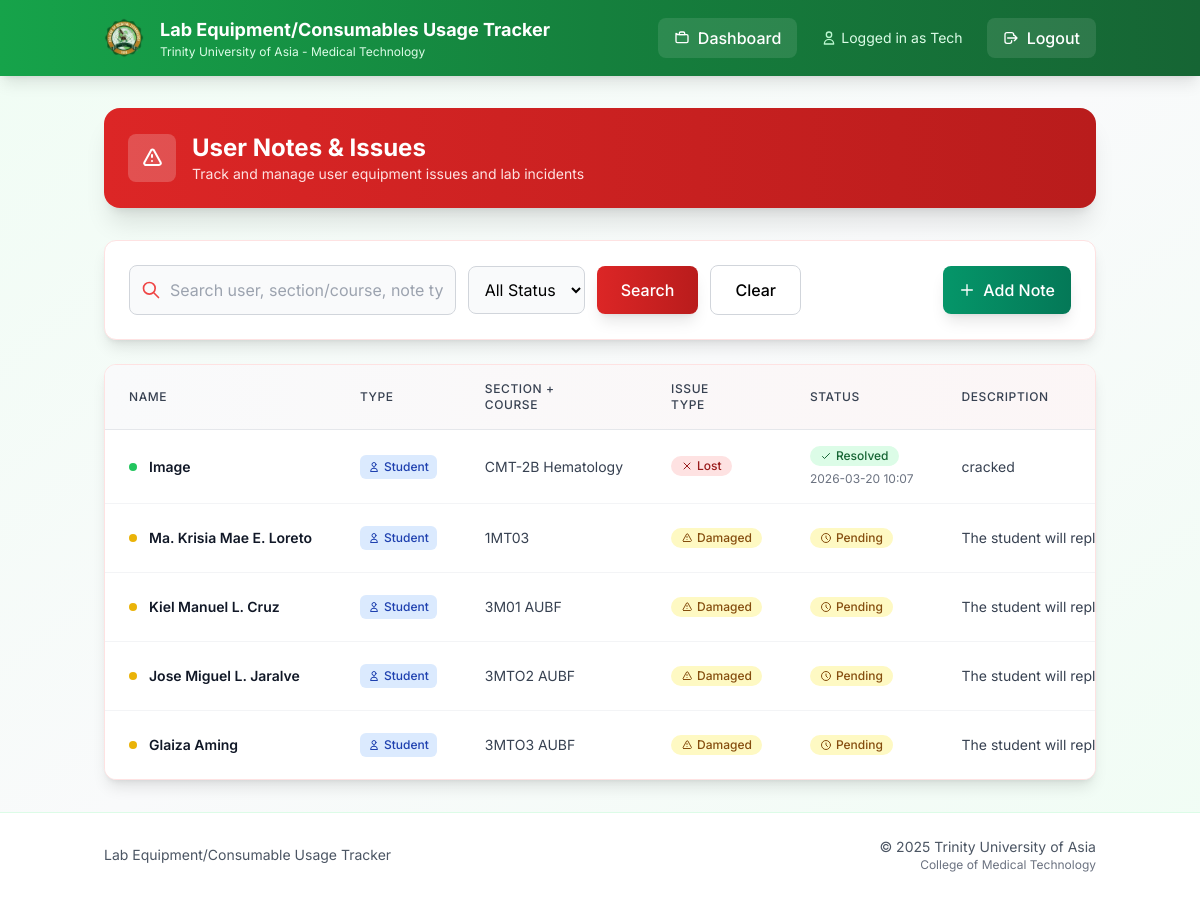
Page /notes (signed in) on the committed database.
### models.py (models this page shows)
class StudentNote(db.Model):
    id = db.Column(db.Integer, primary_key=True)
    person_name = db.Column(db.String(100), nullable=False)
    person_number = db.Column(db.String(20), nullable=False)
    person_type = db.Column(db.String(20), nullable=False)  # 'student' or 'faculty'
    section_course = db.Column(db.String(150), nullable=False)
    note_type = db.Column(db.String(20), nullable=False)  # 'lost', 'damaged', 'other'
    description = db.Column(db.Text, nullable=False)
    equipment_id = db.Column(db.Integer, db.ForeignKey('equipment.id'), nullable=True)
    consumable_id = db.Column(db.Integer, db.ForeignKey('consumable.id'), nullable=True)
    created_by = db.Column(db.Integer, db.ForeignKey('user.id'), nullable=False)
    created_at = db.Column(db.DateTime, default=db.func.current_timestamp())
    status = db.Column(db.String(20), nullable=False, default='pending')  # 'pending' or 'resolved'
    resolved_at = db.Column(db.DateTime, nullable=True)
    resolved_by = db.Column(db.Integer, db.ForeignKey('user.id'), nullable=True)
    equipment = db.relationship('Equipment', backref='student_notes')
    consumable = db.relationship('Consumable', backref='student_notes')
    creator = db.relationship('User', foreign_keys=[created_by], backref='created_notes')
    resolver = db.relationship('User', foreign_keys=[resolved_by], backref='resolved_notes')

### app.py (the view, shortened to what this page needs)
@app.route('/notes')
def student_notes():
    if session.get('role') not in ['admin', 'tech']:
        return redirect(url_for('dashboard'))
    q = request.args.get('q', '').strip()
    sort = request.args.get('sort', 'created_at')
    direction = request.args.get('dir', 'desc').lower()
    direction = 'desc' if direction == 'desc' else 'asc'
    status_filter = request.args.get('status', 'all')
    sortable_fields = {
        'person_name', 'person_type', 'section_course',
        'note_type', 'description', 'related_item', 'reported_by', 'created_at', 'status'
    }
    if sort not in sortable_fields:
        sort = 'created_at'
    total_notes = StudentNote.query.count()
    total_users = User.query.count()
    print(f"Total notes: {total_notes}")
    print(f"Total users: {total_users}")
    all_notes = StudentNote.query.all()
    for note in all_notes:
        user = User.query.get(note.created_by)
        print(f"Note {note.id}: created_by={note.created_by}, user exists: {user is not None}")
        if user:
            print(f"  User: {user.username}")
    query = (StudentNote.query
             .outerjoin(Equipment, StudentNote.equipment_id == Equipment.id)
             .outerjoin(Consumable, StudentNote.consumable_id == Consumable.id)
             .outerjoin(User, StudentNote.created_by == User.id))
    notes_after_joins = query.count()
    print(f"Notes after joins: {notes_after_joins}")
    related_item_col = func.coalesce(Equipment.description, Consumable.description)
    reported_by_col = User.username
    if status_filter != 'all':
        query = query.filter(StudentNote.status == status_filter)
        print(f"Filtering by status: {status_filter}")
    if sort == 'related_item':
        sort_col = related_item_col
    elif sort == 'reported_by':
        sort_col = reported_by_col
    else:
        sort_col = getattr(StudentNote, sort)
    query = query.order_by(sort_col.desc() if direction == 'desc' else sort_col.asc())
    notes = query.all()
    print("Final notes count:")
    print(len(notes))
    return render_template('student_notes.html', notes=notes, q=q, sort=sort, dir=direction, status_filter=status_filter)

### templates/student_notes.html (shortened to what this page needs)
{% extends "base.html" %}
{% block content %}
<div class="bg-gradient-to-r from-red-600 to-red-700 rounded-2xl shadow-xl text-white p-6 mb-8 medical-shadow-lg">
  <div class="flex items-center justify-between flex-wrap gap-4">
    <div class="flex items-center space-x-4">
      <div class="h-12 w-12 bg-white bg-opacity-20 rounded-lg flex items-center justify-center">
        <svg class="h-6 w-6 text-white" fill="none" stroke="currentColor" viewBox="0 0 24 24">
          <path stroke-linecap="round" stroke-linejoin="round" stroke-width="2" d="M12 9v2m0 4h.01m-6.938 4h13.856c1.54 0 2.502-1.667 1.732-2.5L13.732 4c-.77-.833-1.732-.833-2.464 0L4.35 16.5c-.77.833.192 2.5 1.732 2.5z"/>
        </svg>
      </div>
      <div>
        <h1 class="text-2xl font-bold">User Notes & Issues</h1>
        <p class="text-red-100 text-sm">Track and manage user equipment issues and lab incidents</p>
      </div>
    </div>
  </div>
</div>
<div class="bg-white rounded-xl shadow-lg border border-red-100 p-6 mb-6 medical-shadow">
  <div class="flex flex-col lg:flex-row lg:items-center lg:justify-between gap-4">
    <div class="flex-1 max-w-2xl">
      <form method="GET" action="{{ url_for('student_notes') }}" class="flex items-center gap-3">
        <div class="relative flex-1">
          <div class="absolute inset-y-0 left-0 pl-3 flex items-center pointer-events-none">
          </div>
          <input
            type="text"
            name="q"
            value="{{ q|default('') }}"
            placeholder="Search user, section/course, note type, description, related item, reporter..."
            class="block w-full pl-10 pr-3 py-3 border border-gray-300 rounded-lg focus:outline-none focus:ring-2 focus:ring-red-500 focus:border-red-500 transition duration-200 bg-gray-50 focus:bg-white"
            aria-label="Search user notes"
          />
        </div>
        <select name="status"
                class="border border-gray-300 rounded-lg px-3 py-3 focus:outline-none focus:ring-2 focus:ring-red-500 focus:border-red-500 transition duration-200 bg-gray-50 focus:bg-white">
          <option value="all" {% if status_filter == 'all' %}selected{% endif %}>All Status</option>
        </select>
        <button type="submit" class="bg-gradient-to-r from-red-600 to-red-700 text-white px-6 py-3 rounded-lg hover:from-red-700 hover:to-red-800 font-medium transition duration-200 shadow-lg hover:shadow-xl">
          Search
        </button>
        <a href="{{ url_for('student_notes') }}" class="px-6 py-3 rounded-lg border border-gray-300 hover:bg-gray-50 font-medium transition duration-200">
          Clear
        </a>
      </form>
    </div>
    {% if session.role in ['admin', 'tech'] %}
    <div class="flex items-center">
      <a href="{{ url_for('add_student_note') }}"
         class="group flex items-center space-x-2 bg-gradient-to-r from-emerald-600 to-emerald-700 text-white px-4 py-3 rounded-lg hover:from-emerald-700 hover:to-emerald-800 font-medium transition duration-200 shadow-lg">
        <svg class="h-4 w-4" fill="none" stroke="currentColor" viewBox="0 0 24 24">
          <path stroke-linecap="round" stroke-linejoin="round" stroke-width="2" d="M12 4v16m8-8H4"/>
        </svg>
        <span>Add Note</span>
      </a>
    </div>
    {% endif %}
  </div>
</div>
<div class="bg-white rounded-xl shadow-lg border border-red-100 overflow-hidden medical-shadow">
  <div class="overflow-x-auto">
    <table class="min-w-full divide-y divide-gray-200">
      <thead class="bg-gradient-to-r from-gray-50 to-red-50">
        <tr>
          {% set _sort = sort|default('created_at') %}
          {% set _dir = dir|default('desc') %}
          {% macro sort_link(label, field) -%}
            {%- set is_sorted = (_sort == field) -%}
            {%- set next_dir = 'desc' if is_sorted and _dir == 'asc' else 'asc' -%}
            <a
              href="{{ url_for('student_notes', sort=field, dir=next_dir, q=q, status=status_filter) }}"
              class="group inline-flex items-center gap-2 text-gray-700 hover:text-red-700 font-medium transition-colors"
            >
              <span>{{ label }}</span>
            </a>
          {%- endmacro %}
          <th class="px-6 py-4 text-left text-xs font-semibold text-gray-600 uppercase tracking-wider">
            {{ sort_link('Name', 'person_name') }}
          </th>
          <th class="px-6 py-4 text-left text-xs font-semibold text-gray-600 uppercase tracking-wider">
            {{ sort_link('Type', 'person_type') }}
          </th>
          <th class="px-6 py-4 text-left text-xs font-semibold text-gray-600 uppercase tracking-wider">
            {{ sort_link('Section + Course', 'section_course') }}
          </th>
          <th class="px-6 py-4 text-left text-xs font-semibold text-gray-600 uppercase tracking-wider">
            {{ sort_link('Issue Type', 'note_type') }}
          </th>
          <th class="px-6 py-4 text-left text-xs font-semibold text-gray-600 uppercase tracking-wider">
            {{ sort_link('Status', 'status') }}
          </th>
          <th class="px-6 py-4 text-left text-xs font-semibold text-gray-600 uppercase tracking-wider">
            {{ sort_link('Description', 'description') }}
          </th>
        </tr>
      </thead>
      <tbody class="bg-white divide-y divide-gray-100">
        {% for note in notes %}
        <tr class="hover:bg-red-50 transition-colors duration-150">
          <td class="px-6 py-4 whitespace-nowrap">
            <div class="flex items-center">
              <div class="h-2 w-2 {% if note.status == 'pending' %}bg-yellow-500{% else %}bg-green-500{% endif %} rounded-full mr-3"></div>
              <span class="text-sm font-semibold text-gray-900">{{ note.person_name }}</span>
            </div>
          </td>
          <td class="px-6 py-4 whitespace-nowrap text-sm text-gray-700">
            <span class="inline-flex items-center px-2 py-1 rounded-md text-xs font-medium {% if note.person_type == 'student' %}bg-blue-100 text-blue-800{% else %}bg-purple-100 text-purple-800{% endif %}">
              {% if note.person_type == 'student' %}
                <svg class="h-3 w-3 mr-1" fill="none" stroke="currentColor" viewBox="0 0 24 24">
                  <path stroke-linecap="round" stroke-linejoin="round" stroke-width="2" d="M16 7a4 4 0 11-8 0 4 4 0 018 0zM12 14a7 7 0 00-7 7h14a7 7 0 00-7-7z"/>
                </svg>
              {% else %}
                <svg class="h-3 w-3 mr-1" fill="none" stroke="currentColor" viewBox="0 0 24 24">
                  <path stroke-linecap="round" stroke-linejoin="round" stroke-width="2" d="M19 21V5a2 2 0 00-2-2H7a2 2 0 00-2 2v16m14 0h2m-2 0h-5m-9 0H3m2 0h5M9 7h1m-1 4h1m4-4h1m-1 4h1m-5 10v-5a1 1 0 011-1h2a1 1 0 011 1v5m-4 0h4"/>
                </svg>
              {% endif %}
              {{ note.person_type.title() }}
            </span>
          </td>
          <td class="px-6 py-4 whitespace-nowrap text-sm text-gray-700">{{ note.section_course }}</td>
          <td class="px-6 py-4 whitespace-nowrap text-sm text-gray-700">
            <span class="inline-flex items-center px-2.5 py-0.5 rounded-full text-xs font-medium
                         {% if note.note_type == 'lost' %}bg-red-100 text-red-800
                         {% elif note.note_type == 'damaged' %}bg-yellow-100 text-yellow-800
                         {% elif note.note_type == 'contaminated' %}bg-orange-100 text-orange-800
                         {% elif note.note_type == 'expired' %}bg-purple-100 text-purple-800
                         {% elif note.note_type == 'spilled' %}bg-blue-100 text-blue-800
                         {% else %}bg-gray-100 text-gray-800{% endif %}">
              {% if note.note_type == 'lost' %}
                <svg class="h-3 w-3 mr-1" fill="none" stroke="currentColor" viewBox="0 0 24 24">
                  <path stroke-linecap="round" stroke-linejoin="round" stroke-width="2" d="M6 18L18 6M6 6l12 12"/>
                </svg>
              {% elif note.note_type == 'damaged' %}
                <svg class="h-3 w-3 mr-1" fill="none" stroke="currentColor" viewBox="0 0 24 24">
                  <path stroke-linecap="round" stroke-linejoin="round" stroke-width="2" d="M12 9v2m0 4h.01m-6.938 4h13.856c1.54 0 2.502-1.667 1.732-2.5L13.732 4c-.77-.833-1.732-.833-2.464 0L4.35 16.5c-.77.833.192 2.5 1.732 2.5z"/>
                </svg>
              {% endif %}
              {{ note.note_type.title() }}
            </span>
          </td>
          <td class="px-6 py-4 whitespace-nowrap text-sm text-gray-700">
            <span class="inline-flex items-center px-2.5 py-0.5 rounded-full text-xs font-medium
                         {% if note.status == 'pending' %}bg-yellow-100 text-yellow-800
                         {% else %}bg-green-100 text-green-800{% endif %}">
              {% if note.status == 'pending' %}
                <svg class="h-3 w-3 mr-1" fill="none" stroke="currentColor" viewBox="0 0 24 24">
                  <path stroke-linecap="round" stroke-linejoin="round" stroke-width="2" d="M12 8v4l3 3m6-3a9 9 0 11-18 0 9 9 0 0118 0z"/>
                </svg>
                Pending
              {% else %}
                <svg class="h-3 w-3 mr-1" fill="none" stroke="currentColor" viewBox="0 0 24 24">
                  <path stroke-linecap="round" stroke-linejoin="round" stroke-width="2" d="M5 13l4 4L19 7"/>
                </svg>
                Resolved
              {% endif %}
            </span>
            {% if note.status == 'resolved' and note.resolved_at %}
              <div class="text-xs text-gray-500 mt-1">
                {{ note.resolved_at.strftime('%Y-%m-%d %H:%M') }}
              </div>
            {% endif %}
          </td>
          <td class="px-6 py-4 text-sm text-gray-700 max-w-xs truncate" title="{{ note.description }}">{{ note.description }}</td>
        </tr>
        {% endfor %}
      </tbody>
    </table>
  </div>
</div>
{% endblock %}

### templates/base.html (style rules this page uses)
body { font-family: 'Inter', sans-serif; }
* { transition: all 0.2s ease-in-out; }
.medical-shadow { box-shadow: 0 4px 6px -1px rgba(16, 185, 129, 0.1), 0 2px 4px -1px rgba(16, 185, 129, 0.06); }
.medical-shadow-lg { box-shadow: 0 10px 15px -3px rgba(16, 185, 129, 0.1), 0 4px 6px -2px rgba(16, 185, 129, 0.05); }

### rows in the picture
StudentNote: person_name "Image", person_type "Student", section_course "CMT-2B Hematology", note_type "Lost", status "resolved" (drawn), resolved_at "2026-03-20 10:07", description "cracked"
StudentNote: person_name "Ma. Krisia Mae E. Loreto", person_type "Student", section_course "1MT03", note_type "Damaged", status "pending" (drawn), description "The student will replace the Glass shelf…"
StudentNote: person_name "Kiel Manuel L. Cruz", person_type "Student", section_course "3M01 AUBF", note_type "Damaged", status "pending" (drawn), description "The student will…"
StudentNote: person_name "Jose Miguel L. Jaralve", person_type "Student", section_course "3MTO2 AUBF", note_type "Damaged", status "pending" (drawn), description "The student will…"
StudentNote: person_name "Glaiza Aming", person_type "Student", section_course "3MTO3 AUBF", note_type "Damaged", status "pending" (drawn), description "The student will…"

### other values in the picture
{{ session.get('role', 'User').title() }} "Tech"
{{ label }} "NAME TYPE SECTION + COURSE ISSUE TYPE STATUS DESCRIPTION"
